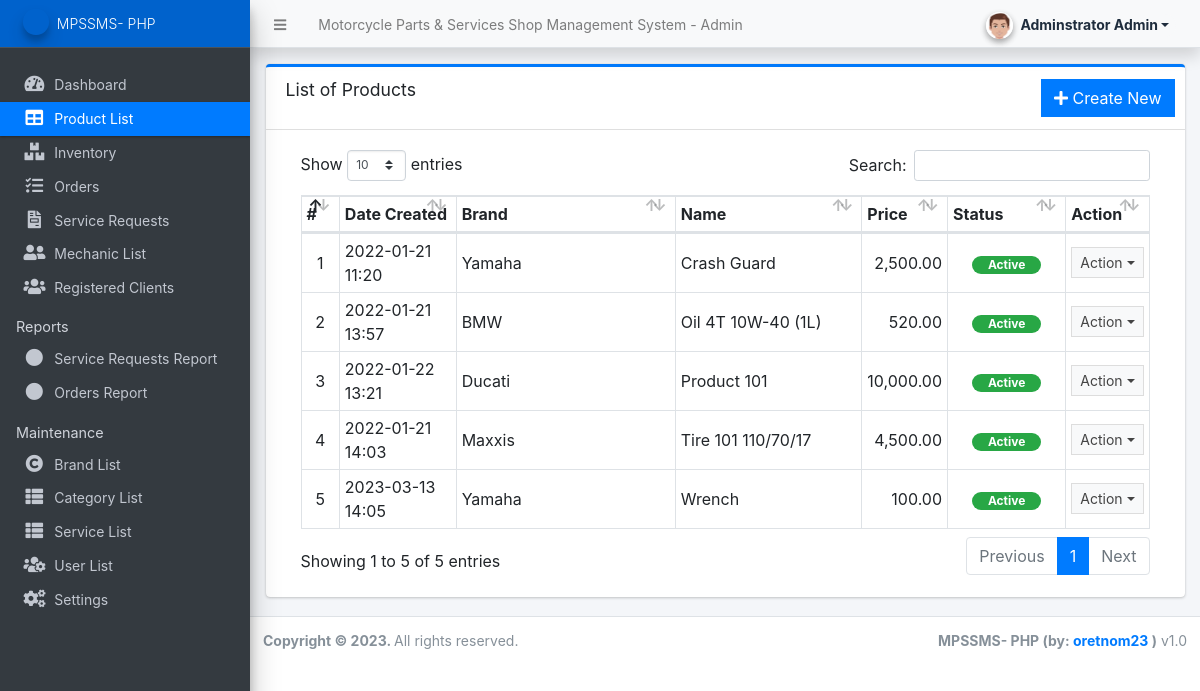
Page /admin/?page=products (signed in) on the committed database.
### tables this page shows
CREATE TABLE `product_list` (
  `id` int(30) NOT NULL,
  `brand_id` int(30) NOT NULL,
  `category_id` int(30) NOT NULL,
  `name` text NOT NULL,
  `models` text NOT NULL,
  `description` text NOT NULL,
  `price` float NOT NULL DEFAULT 0,
  `status` tinyint(1) NOT NULL DEFAULT 1,
  `image_path` text NOT NULL,
  `delete_flag` tinyint(1) NOT NULL DEFAULT 0,
  `date_created` datetime NOT NULL DEFAULT current_timestamp(),
  `date_updated` datetime DEFAULT NULL ON UPDATE current_timestamp()
);

CREATE TABLE `brand_list` (
  `id` int(30) NOT NULL,
  `name` text NOT NULL,
  `image_path` text NOT NULL,
  `delete_flag` tinyint(1) NOT NULL DEFAULT 0,
  `status` tinyint(1) NOT NULL DEFAULT 1,
  `date_created` datetime NOT NULL DEFAULT current_timestamp(),
  `date_updated` datetime DEFAULT NULL ON UPDATE current_timestamp()
);

### admin/products/index.php (the view, shortened to what this page needs)
<div class="card card-outline card-primary">
	<div class="card-header">
		<h3 class="card-title">List of Products</h3>
		<div class="card-tools">
			<a href="?page=products/manage_product" class="btn btn-flat btn-primary"><span class="fas fa-plus"></span>  Create New</a>
		</div>
	</div>
	<div class="card-body">
		<div class="container-fluid">
        <div class="container-fluid">
			<table class="table table-bordered table-stripped">
				<colgroup>
					<col width="5%">
					<col width="15%">
					<col width="30%">
					<col width="25%">
					<col width="10%">
					<col width="15%">
				</colgroup>
				<thead>
					<tr>
						<th>#</th>
						<th>Date Created</th>
						<th>Brand</th>
						<th>Name</th>
						<th>Price</th>
						<th>Status</th>
						<th>Action</th>
					</tr>
				</thead>
				<tbody>
					<?php
					$i = 1;
						$qry = $conn->query("SELECT p.*,b.name as brand from `product_list` p inner join brand_list b on p.brand_id = b.id where p.delete_flag = 0 order by (p.`name`) asc ");
						while($row = $qry->fetch_assoc()):
							foreach($row as $k=> $v){
								$row[$k] = trim(stripslashes($v));
							}
					?>
						<tr>
							<td class="text-center"><?php echo $i++; ?></td>
							<td><?php echo date("Y-m-d H:i",strtotime($row['date_created'])) ?></td>
							<td><?php echo ucwords($row['brand']) ?></td>
							<td><?php echo ucwords($row['name']) ?></td>
							<td class="text-right"><?= number_format($row['price'],2) ?></td>
							<td class="text-center">
                                <?php if($row['status'] == 1): ?>
                                    <span class="badge badge-success px-3 rounded-pill">Active</span>
                                <?php else: ?>
                                    <span class="badge badge-danger px-3 rounded-pill">Inactive</span>
                                <?php endif; ?>
                            </td>
							<td align="center">
								 <button type="button" class="btn btn-flat btn-default btn-sm dropdown-toggle dropdown-icon" data-toggle="dropdown">
				                  		Action
				                  </button>
							</td>
						</tr>
					<?php endwhile; ?>
				</tbody>
			</table>
		</div>
		</div>
	</div>
</div>

### rows in the picture
product_list: date_created "2022-01-21 11:20", brand.name "Yamaha", name "Crash Guard", price "2,500.00", status "Active"
product_list: date_created "2022-01-21 13:57", brand.name "BMW", name "Oil 4T 10W-40 (1L)", price "520.00", status "Active"
product_list: date_created "2022-01-22 13:21", brand.name "Ducati", name "Product 101", price "10,000.00", status "Active"
product_list: date_created "2022-01-21 14:03", brand.name "Maxxis", name "Tire 101 110/70/17", price "4,500.00", status "Active"
product_list: date_created "2023-03-13 14:05", brand.name "Yamaha", name "Wrench", price "100.00", status "Active"

### other values in the picture
$_settings->info('name') "Motorcycle Parts & Services Shop Management System"
$_settings->userdata('firstname').' '.$_settings->userdata('lastname') "Adminstrator Admin"
$_settings->info('short_name') "MPSSMS- PHP"
